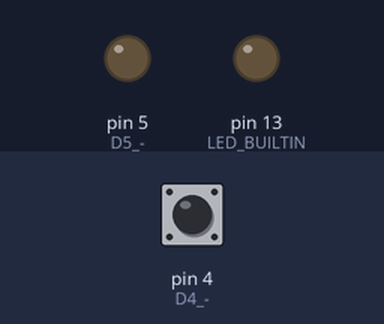
The sketch below on a simulated Arduino Uno, built with avr-gcc and run on an emulated ATmega328P. On the bench: output pins drawn as LEDs (lit = HIGH). Inputs (shaded band) come from the test bench; at power-on: pin 4 (D4_-) HIGH. What the sketch prints to the serial monitor is not drawn.

Above: at 1.2 s.
1.3 s: pin 4 (D4_-) pulled LOW for 0.15 s
At 1.37 s:
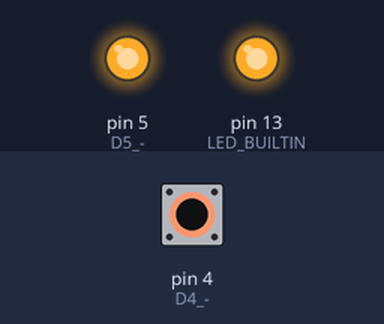
2.9 s: pin 4 (D4_-) pulled LOW for 3.2 s
At 7.1 s:
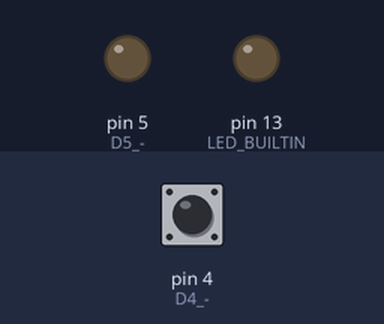
Timing chart, 0 to 8.6 s (numbered marks = the images above; inputs shaded):
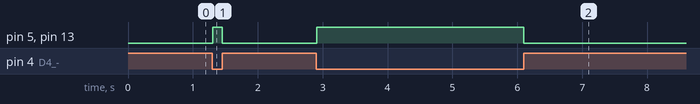

Measured:
- after the input at 1.3 s, pin 5 (D5_-), pin 13 (LED_BUILTIN): LOW → HIGH at once, → LOW 0.15 s later
- after the input at 2.9 s, pin 5 (D5_-), pin 13 (LED_BUILTIN): LOW → HIGH at once, → LOW 3.2 s later

The sketch:

test.ino
```cpp
// Example for circuit_test.json:
//   D4 -> pushbutton -> GND        (uses the internal pull-up)
//   D5 -> 220 ohm resistor -> LED (+, anode) ; LED (-, cathode) -> GND
void setup() {
  Serial.begin(115200);
  Serial.println("Circuit Simulator Online!");

  pinMode(LED_BUILTIN, OUTPUT);
  pinMode(5, OUTPUT);       // D5 -> 220 ohm resistor -> LED -> GND
  pinMode(4, INPUT_PULLUP); // D4 -> pushbutton -> GND (internal pull-up)
}

void loop() {
  // With the pull-up, the pin reads LOW while the button is pressed
  int btnState = digitalRead(4);

  if (btnState == LOW) {
    digitalWrite(LED_BUILTIN, HIGH);
    digitalWrite(5, HIGH);
  } else {
    digitalWrite(LED_BUILTIN, LOW);
    digitalWrite(5, LOW);
  }

  delay(10);
}
```
